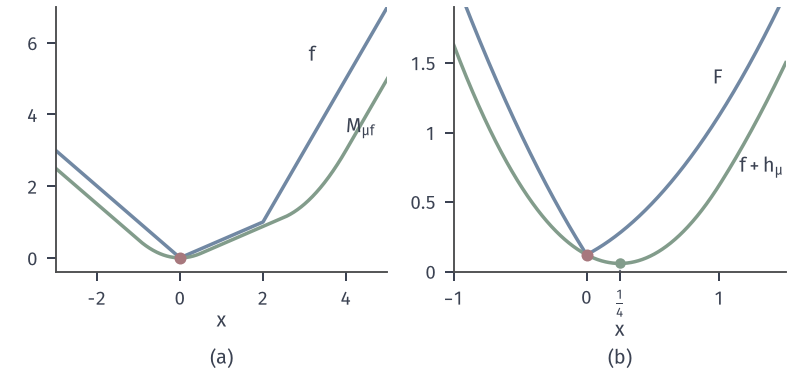

Write the Python code that produced this figure.
from pathlib import Path
import sys
ROOT = next(p for p in Path(__file__).resolve().parents if (p/'build.sh').is_file() and (p/'tex/book.tex').is_file())
sys.path.insert(0, str(ROOT/'figures/00-shared/mathematical-preliminaries-upper/00-shared/comprehension-figures'))
from support import figure, save, BLUE, GREEN, YELLOW, RED, PURPLE, INK, MUTED, GRID, BLUE_FILL, GREEN_FILL, YELLOW_FILL, RED_FILL, PURPLE_FILL
import numpy as np
HERE = Path(__file__).resolve().parent
STROKE = '#4C4D4F'
def panel(fig, left, right, top, bottom, wspace=.25, hspace=.2):
    fig.set_layout_engine(None)
    fig.subplots_adjust(left=left, right=right, top=top, bottom=bottom, wspace=wspace, hspace=hspace)
def tag(fig, ax, s, y=None, d=.15):
    p = ax.get_position(); fig.text((p.x0+p.x1)/2, (p.y0-d) if y is None else y, s, ha='center', va='top')
def opt(ax, x=0, y=0, ms=4.8, z=7): ax.plot([x],[y],'o',ms=ms,color=RED,mew=0,zorder=z)
# (a) f=max{-x,x/2,2x-3} 的 Moreau 包络 mu=1；(b) (x-1/2)^2/2+|x| 与只平滑 |x| 的替代 mu=1。
f=lambda x:np.maximum.reduce([-x,x/2,2*x-3])
def prox(x,a=1.):
    if x<-a: return x+a
    if x<=a/2: return 0.
    if x<2+a/2: return x-a/2
    if x<=2+2*a: return 2.
    return x-2*a
X=np.linspace(-3,5,1001)
M=np.array([f(np.array(prox(x)))+(prox(x)-x)**2/2 for x in X])
h=lambda x,m:np.where(abs(x)<=m,x*x/(2*m),abs(x)-m/2)
fig,(A,B)=figure(width_mm=112,height_mm=52,ncols=2)
panel(fig,.07,.99,.98,.26,wspace=.2)
A.plot(X,f(X),color=BLUE,lw=1.4);A.plot(X,M,color=GREEN,lw=1.4);opt(A)
A.set_xlim(-3,5);A.set_ylim(-.4,7);A.set_xticks([-2,0,2,4]);A.set_yticks([0,2,4,6]);A.set_xlabel('$x$',labelpad=1)
A.text(3.1,5.5,'$f$',color=INK);A.text(4,3.5,'$M_{\\mu f}$',color=INK)
Y=np.linspace(-1,1.5,1001);F=.5*(Y-.5)**2+abs(Y);Fs=.5*(Y-.5)**2+h(Y,1.)
B.plot(Y,F,color=BLUE,lw=1.4);B.plot(Y,Fs,color=GREEN,lw=1.4);opt(B,0,.125)
B.plot([.25],[.5*(.25-.5)**2+.03125],'o',color=GREEN,ms=4.2,mew=0,zorder=6)
B.plot([.25,.25],[.0,.5*(.25-.5)**2+.03125],color=MUTED,lw=.85,ls=':')
B.set_xlim(-1,1.5);B.set_ylim(0,1.9);B.set_xticks([-1,0,.25,1],['$-1$','$0$','$\\frac{1}{4}$','$1$']);B.set_yticks([0,.5,1,1.5],['$0$','$0.5$','$1$','$1.5$']);B.set_xlabel('$x$',labelpad=1)
B.text(.95,1.35,'$F$',color=INK);B.text(1.15,.72,'$f+h_\\mu$',color=INK)
fig.canvas.draw();tag(fig,A,'(a)',y=.055);tag(fig,B,'(b)',y=.055)
save(fig,HERE,'figure',{'mu':1})
